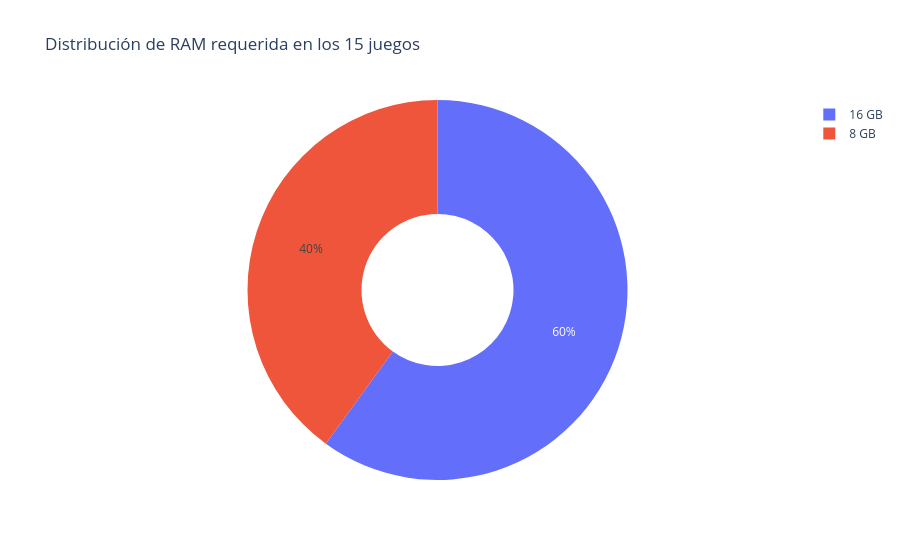

Here is the notebook cell this chart was saved with:
### Code cell
# RAM más solicitada (BD)
ram_juegos = df_games_db[df_games_db['categoria'] == 'RAM']
ram_dist = ram_juegos['componente'].value_counts().reset_index()
ram_dist.columns = ['RAM Requerida', 'Cantidad']

fig3 = px.pie(
    ram_dist,
    names='RAM Requerida', values='Cantidad',
    title='Distribución de RAM requerida en los juegos',
    hole=0.4,
    template='plotly_white'
)
fig3.show()

### Figure 1 — Plotly figure (JSON) as saved in the notebook; plotly's stock layout.template omitted (floating-point values rounded to 4 significant figures)
{"data": [{"domain": {"x": [0, 1], "y": [0, 1]}, "hole": 0.4, "hovertemplate": "RAM Requerida=%{label}<br>Cantidad=%{value}<extra></extra>", "labels": ["16 GB", "8 GB"], "legendgroup": "", "name": "", "showlegend": true, "type": "pie", "values": [9, 6]}], "layout": {"legend": {"tracegroupgap": 0}, "title": {"text": "Distribución de RAM requerida en los 15 juegos"}}}
